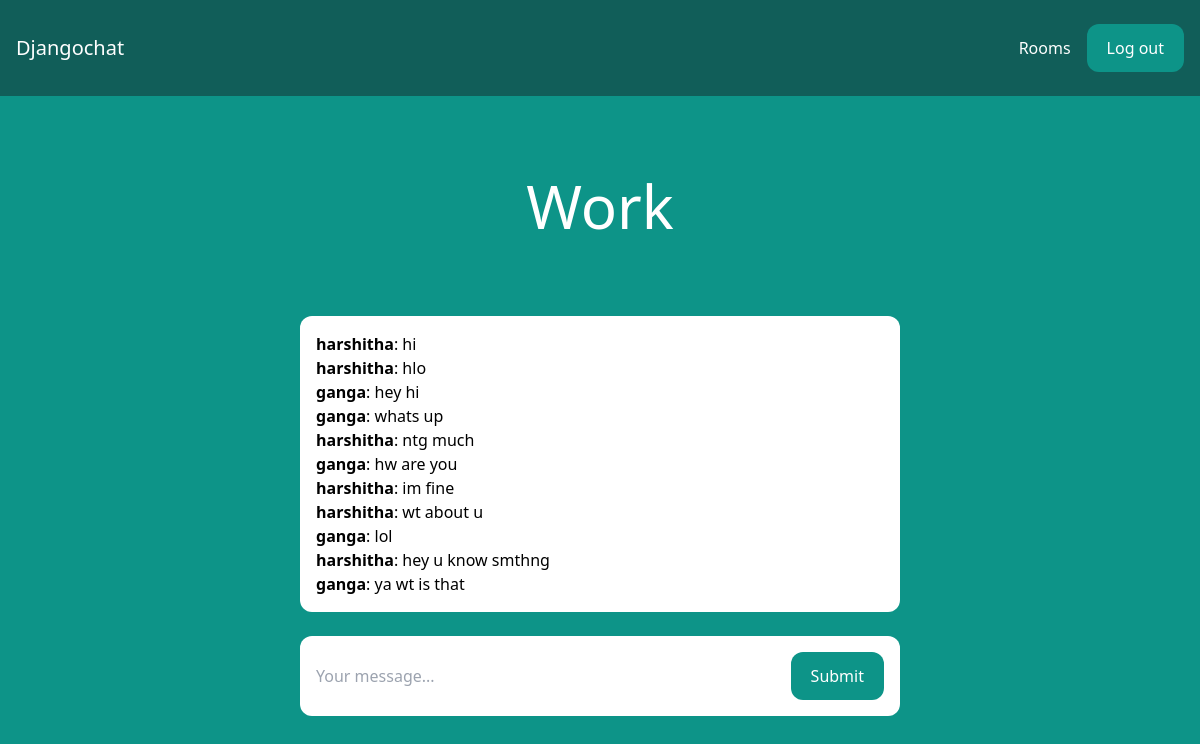
Screenshot of /rooms/work/ (signed in) with the database file from the repository.
### room/models.py (models this page shows)
class Room(models.Model):
    name = models.CharField(max_length=255)
    slug = models.SlugField(unique=True)

class Message(models.Model):
    room = models.ForeignKey(Room, related_name='messages', on_delete=models.CASCADE)
    user = models.ForeignKey(User, related_name='messages', on_delete=models.CASCADE)
    content = models.TextField()
    date_added = models.DateTimeField(auto_now_add=True)
    class Meta:
        ordering = ('date_added',)

### room/views.py (the view)
# urls.py: path('rooms/', include('room.urls')),
@login_required
def room(request, slug):
    room = Room.objects.get(slug=slug)
    messages = Message.objects.filter(room=room)[0:25]
    return render(request, 'room/room.html', {'room': room, 'messages': messages})

### room/templates/room/room.html (shortened to what this page needs)
{% extends 'core/base.html' %}
{% block content %}
<div class="p-10 lg:p-20 text-center">
    <h1 class="text-3xl lg:text-6xl text-white">{{ room.name }}</h1>
</div>
<div class="lg:w-2/4 mx-4 lg:mx-auto p-4 bg-white rounded-xl">
    <div class="chat-messages space-y-3" id="chat-messages">
        {% for m in messages %}<b>{{ m.user.username }}</b>: {{ m.content }}<br>{% endfor %}
    </div>
</div>
<div class="lg:w-2/4 mt-6 mx-4 lg:mx-auto p-4 bg-white rounded-xl">
    <form method="post" action="." class="flex">
        <input type="text" name="content" class="flex-1 mr-3" placeholder="Your message..." id="chat-message-input">
        <button
            class="px-5 py-3 rounded-xl text-white bg-teal-600 hover:bg-teal-700"
            id="chat-message-submit"
        >Submit</button>
    </form>
</div>
{% endblock %}

### core/templates/core/base.html (shortened to what this page needs)
<!DOCTYPE html>
<html>
    <head>
        <script src="https://cdn.tailwindcss.com"></script>
    </head>
    <body class="bg-teal-600">
        <nav class="flex items-center justify-between px-4 py-6 bg-teal-800">
            <div>
                <a href="/" class="text-xl text-white">Djangochat</a>
            </div>
            <div class="flex items-center space-x-4">
                {% if request.user.is_authenticated %}
                    <a href="/rooms/" class="text-white hover:text-gray-200">Rooms</a>
                    <a href="/logout/" class="px-5 py-3 rounded-xl text-white bg-teal-600 hover:bg-teal-700">Log out</a>
                {% else %}
                    <a href="/login/" class="text-white hover:text-gray-200">Log in</a>
                    <a href="/signup/" class="px-5 py-3 rounded-xl text-white bg-teal-600 hover:bg-teal-700">Sign up</a>
                {% endif %}
            </div>
        </nav>
        {% block content %}
        {% endblock %}
    </body>
</html>

### rows the page displays
Room: name "Work"
Message: user.username "harshitha", content "hi"
Message: user.username "harshitha", content "hlo"
Message: user.username "ganga", content "hey hi"
Message: user.username "ganga", content "whats up"
Message: user.username "harshitha", content "ntg much"
Message: user.username "ganga", content "hw are you"
Message: user.username "harshitha", content "im fine"
Message: user.username "harshitha", content "wt about u"
Message: user.username "ganga", content "lol"
Message: user.username "harshitha", content "hey u know smthng"
Message: user.username "ganga", content "ya wt is that"
